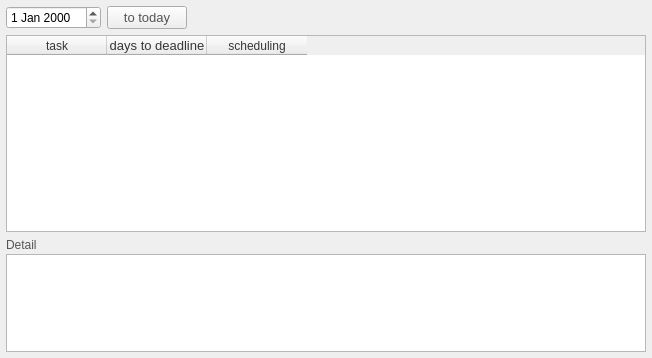
<?xml version="1.0" encoding="UTF-8"?>
<ui version="4.0">
 <class>clUI_day_plan</class>
 <widget class="QWidget" name="clUI_day_plan">
  <property name="enabled">
   <bool>true</bool>
  </property>
  <property name="geometry">
   <rect>
    <x>0</x>
    <y>0</y>
    <width>652</width>
    <height>358</height>
   </rect>
  </property>
  <property name="windowTitle">
   <string>Form</string>
  </property>
  <layout class="QHBoxLayout" name="horizontalLayout">
   <property name="leftMargin">
    <number>6</number>
   </property>
   <property name="topMargin">
    <number>6</number>
   </property>
   <property name="rightMargin">
    <number>6</number>
   </property>
   <property name="bottomMargin">
    <number>6</number>
   </property>
   <item>
    <widget class="QSplitter" name="splitter">
     <property name="orientation">
      <enum>Qt::Horizontal</enum>
     </property>
     <widget class="QWidget" name="layoutWidget">
      <layout class="QVBoxLayout" name="verticalLayout">
       <property name="spacing">
        <number>2</number>
       </property>
       <item>
        <layout class="QHBoxLayout" name="horizontalLayout_2">
         <property name="spacing">
          <number>6</number>
         </property>
         <item>
          <widget class="QDateEdit" name="dateEdit"/>
         </item>
         <item>
          <widget class="QPushButton" name="pushButton_today">
           <property name="styleSheet">
            <string notr="true">QPushButton {  font: 10pt; color: #555555 }</string>
           </property>
           <property name="text">
            <string>to today</string>
           </property>
          </widget>
         </item>
         <item>
          <spacer name="horizontalSpacer_2">
           <property name="orientation">
            <enum>Qt::Horizontal</enum>
           </property>
           <property name="sizeHint" stdset="0">
            <size>
             <width>40</width>
             <height>20</height>
            </size>
           </property>
          </spacer>
         </item>
        </layout>
       </item>
       <item>
        <spacer name="verticalSpacer_2">
         <property name="orientation">
          <enum>Qt::Vertical</enum>
         </property>
         <property name="sizeType">
          <enum>QSizePolicy::Fixed</enum>
         </property>
         <property name="sizeHint" stdset="0">
          <size>
           <width>20</width>
           <height>4</height>
          </size>
         </property>
        </spacer>
       </item>
       <item>
        <widget class="QTableWidget" name="tableWidget_reminder_titles">
         <property name="sizePolicy">
          <sizepolicy hsizetype="Expanding" vsizetype="Expanding">
           <horstretch>0</horstretch>
           <verstretch>2</verstretch>
          </sizepolicy>
         </property>
         <column>
          <property name="text">
           <string>task</string>
          </property>
          <property name="foreground">
           <brush brushstyle="SolidPattern">
            <color alpha="255">
             <red>55</red>
             <green>55</green>
             <blue>55</blue>
            </color>
           </brush>
          </property>
         </column>
         <column>
          <property name="text">
           <string>days to deadline</string>
          </property>
          <property name="font">
           <font>
            <pointsize>10</pointsize>
           </font>
          </property>
          <property name="foreground">
           <brush brushstyle="SolidPattern">
            <color alpha="255">
             <red>55</red>
             <green>55</green>
             <blue>55</blue>
            </color>
           </brush>
          </property>
         </column>
         <column>
          <property name="text">
           <string>scheduling</string>
          </property>
          <property name="foreground">
           <brush brushstyle="SolidPattern">
            <color alpha="255">
             <red>55</red>
             <green>55</green>
             <blue>55</blue>
            </color>
           </brush>
          </property>
         </column>
        </widget>
       </item>
       <item>
        <spacer name="verticalSpacer">
         <property name="orientation">
          <enum>Qt::Vertical</enum>
         </property>
         <property name="sizeType">
          <enum>QSizePolicy::Fixed</enum>
         </property>
         <property name="sizeHint" stdset="0">
          <size>
           <width>20</width>
           <height>4</height>
          </size>
         </property>
        </spacer>
       </item>
       <item>
        <widget class="QLabel" name="label">
         <property name="styleSheet">
          <string notr="true">font: 9pt;
color: #555555;</string>
         </property>
         <property name="text">
          <string>Detail</string>
         </property>
        </widget>
       </item>
       <item>
        <widget class="QPlainTextEdit" name="plainTextEdit_reminder_detail">
         <property name="sizePolicy">
          <sizepolicy hsizetype="Expanding" vsizetype="Expanding">
           <horstretch>0</horstretch>
           <verstretch>1</verstretch>
          </sizepolicy>
         </property>
         <property name="readOnly">
          <bool>true</bool>
         </property>
        </widget>
       </item>
      </layout>
     </widget>
    </widget>
   </item>
  </layout>
 </widget>
 <resources/>
 <connections/>
</ui>
